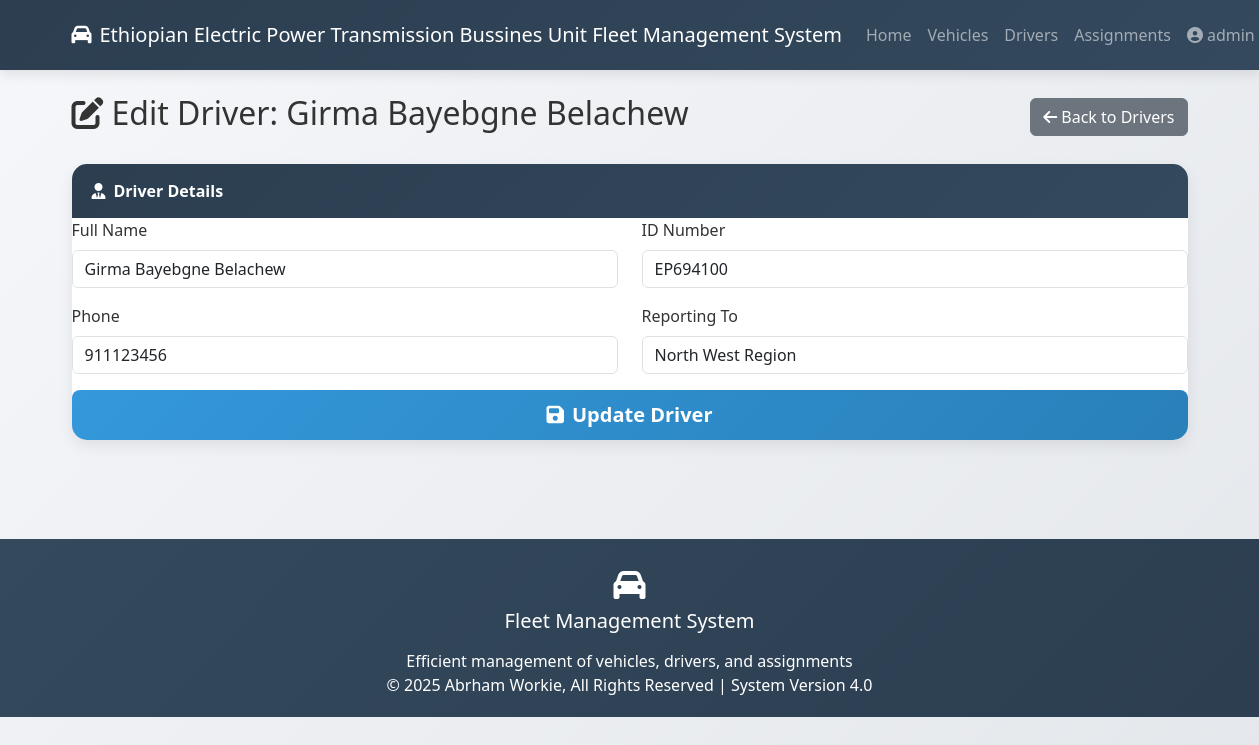
Page /drivers/1 (signed in) on the committed database.
### app.py (models this page shows)
class Driver(db.Model):
    id = db.Column(db.Integer, primary_key=True)
    name = db.Column(db.String(100), nullable=False)
    id_number = db.Column(db.String(50), unique=True)
    phone = db.Column(db.String(15))
    reporting_to = db.Column(db.String(100))
    assignments = db.relationship('Assignment', backref='driver')

### app.py (the view, shortened to what this page needs)
@app.route('/drivers/<int:driver_id>', methods=['GET', 'POST'])
def edit_driver(driver_id):
    if 'user_id' not in session or session['role'] != 'admin':
        flash('Admin access required', 'danger')
        return redirect(url_for('login'))
    driver = Driver.query.get_or_404(driver_id)
    return render_template('edit_driver.html', driver=driver)

### app.py (called while the page is built, shortened)
@app.before_request
def create_tables():
    db.create_all()

### templates/edit_driver.html
{% extends "base.html" %}
{% block content %}
<div class="d-flex justify-content-between align-items-center mb-4">
    <h2><i class="fas fa-edit me-2"></i>Edit Driver: {{ driver.name }}</h2>
    <a href="/drivers" class="btn btn-secondary">
        <i class="fas fa-arrow-left me-1"></i>Back to Drivers
    </a>
</div>
<div class="dashboard-card">
    <div class="card-header">
        <i class="fas fa-user-tie me-2"></i>Driver Details
    </div>
    <div class="card-body">
        <form method="POST" action="/drivers/{{ driver.id }}">
            <div class="row">
                <div class="col-md-6 mb-3">
                    <label class="form-label">Full Name</label>
                    <input type="text" class="form-control" name="name" value="{{ driver.name }}" required>
                </div>
                <div class="col-md-6 mb-3">
                    <label class="form-label">ID Number</label>
                    <input type="text" class="form-control" name="id_number" value="{{ driver.id_number }}" required>
                </div>
            </div>
            <div class="row">
                <div class="col-md-6 mb-3">
                    <label class="form-label">Phone</label>
                    <input type="text" class="form-control" name="phone" value="{{ driver.phone }}" required>
                </div>
                <div class="col-md-6 mb-3">
                    <label class="form-label">Reporting To</label>
                    <input type="text" class="form-control" name="reporting_to" value="{{ driver.reporting_to }}">
                </div>
            </div>
            <div class="d-grid">
                <button type="submit" class="btn btn-primary btn-lg">
                    <i class="fas fa-save me-2"></i>Update Driver
                </button>
            </div>
        </form>
    </div>
</div>
{% endblock %}

### templates/base.html (style rules this page uses)
:root { --primary: #2c3e50; --secondary: #3498db; --accent: #e74c3c; --light: #ecf0f1; --dark: #34495e; --success: #27ae60; --warning: #f39c12; --info: #2980b9; }
body { background: linear-gradient(135deg, #f5f7fa, #e4e7eb); font-family: 'Segoe UI', Tahoma, Geneva, Verdana, sans-serif; min-height: 100vh; color: #333; }
.dashboard-card { border-radius: 15px; box-shadow: 0 6px 15px rgba(0, 0, 0, 0.08); transition: all 0.3s ease; overflow: hidden; background: white; border: none; margin-bottom: 25px; }
.card-header { background: linear-gradient(135deg, var(--primary), var(--dark)); color: white; font-weight: 600; padding: 15px 20px; border-bottom: none; }
.btn-primary { background: linear-gradient(135deg, var(--secondary), var(--info)); border: none; padding: 10px 20px; font-weight: 600; transition: all 0.3s ease; }

### rows in the picture
Driver: name "Girma Bayebgne Belachew", id_number "EP694100", phone "911123456", reporting_to "North West Region"

### other values in the picture
{{ session['username'] }} "admin"
